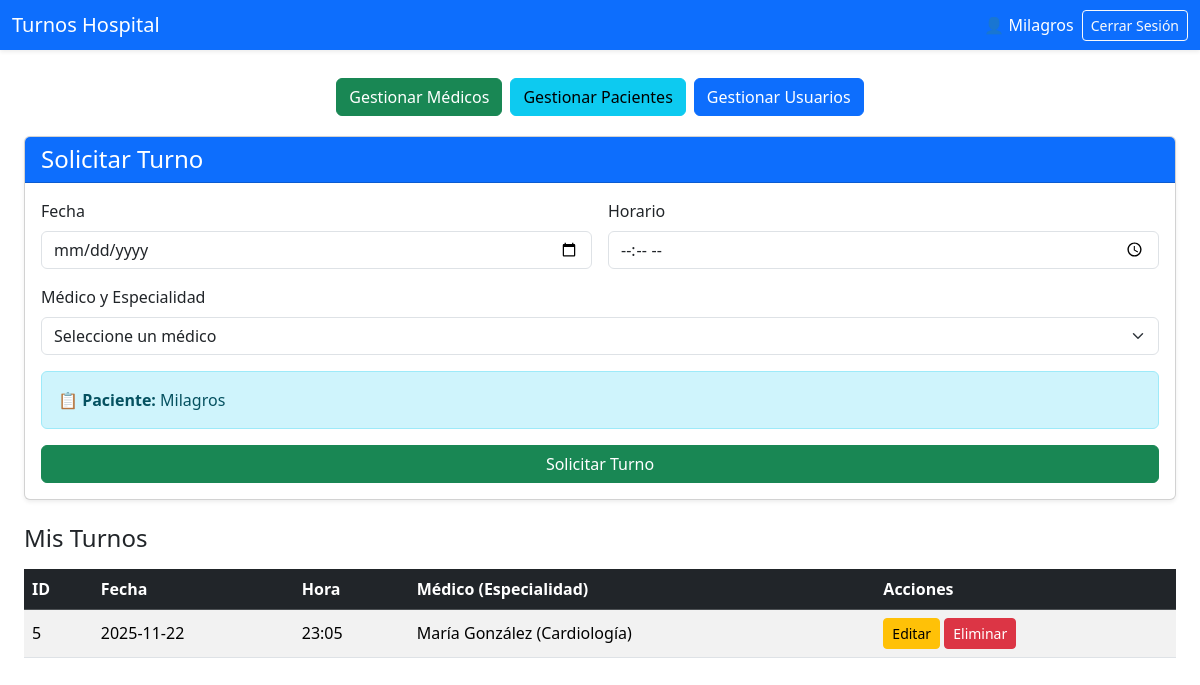
Page / (signed in) on the earlier database version.
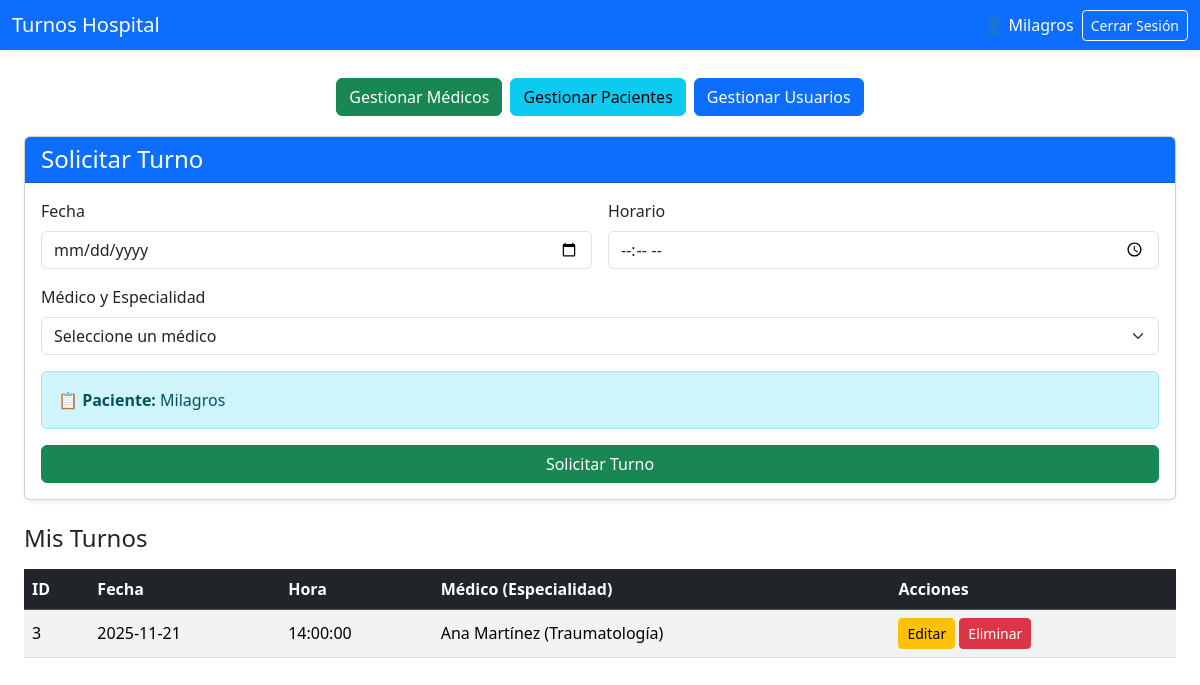
Same page on the later database version.
### tables this page shows
CREATE TABLE pacientes (
                    id_paciente INTEGER PRIMARY KEY AUTOINCREMENT,
                    nombre VARCHAR(50) NOT NULL,
                    apellido VARCHAR(50) NOT NULL,
                    dni VARCHAR(20) UNIQUE NOT NULL,
                    fecha_nacimiento DATE NOT NULL,
                    genero VARCHAR(20),
                    telefono VARCHAR(20),
                    domicilio VARCHAR(100)
                );

CREATE TABLE turnos (
                    id_turno INTEGER PRIMARY KEY AUTOINCREMENT,
                    fecha DATE NOT NULL,
                    horario TIME NOT NULL,
                    id_paciente INTEGER NOT NULL,
                    id_medico INTEGER NOT NULL,
                    FOREIGN KEY (id_paciente) REFERENCES pacientes(id_paciente),
                    FOREIGN KEY (id_medico) REFERENCES medicos(id_medico)
                );

CREATE TABLE medicos (
                    id_medico INTEGER PRIMARY KEY AUTOINCREMENT,
                    nombre VARCHAR(50) NOT NULL,
                    apellido VARCHAR(50) NOT NULL,
                    especialidad VARCHAR(50) NOT NULL,
                    telefono VARCHAR(20)
                );

### app.py (the view)
@app.route('/')
@login_required
def index():
    db = GestionTurnosHospital()
    if session.get('id_paciente'):
        turnos = db.consultar_turnos_paciente(session['id_paciente'])
        print(f"DEBUG - Usuario paciente: {session['nombre_usuario']}, ID: {session['id_paciente']}")
        print(f"DEBUG - Turnos del paciente: {len(turnos)}")
    else:
        turnos = db.consultar_todos_turnos()
        print(f"DEBUG - Usuario admin: {session['nombre_usuario']}")
        print(f"DEBUG - Total de turnos: {len(turnos)}")
    entidades = db.obtener_entidades_para_form()
    print(f"DEBUG - Entidades obtenidas:")
    print(f"  - Pacientes: {len(entidades['pacientes'])}")
    print(f"  - Médicos: {len(entidades['medicos'])}")
    if entidades['medicos']:
        print(f"DEBUG - Primer médico: {entidades['medicos'][0]}")
    db.cerrar()
    return render_template('index.html', turnos=turnos, **entidades)

### app.py (called while the page is built)
def login_required(f):
    @wraps(f)
    def decorated_function(*args, **kwargs):
        if 'dni_usuario' not in session:
            flash('Por favor, inicie sesión para acceder', 'warning')
            return redirect(url_for('login'))
        return f(*args, **kwargs)
    return decorated_function

### db_hospital.py (called while the page is built)
    def conectar(self):
        try:
            self.conexion = sqlite3.connect(self.nombre_db)
            self.conexion.row_factory = sqlite3.Row
            self.cursor = self.conexion.cursor()
            return True
        except sqlite3.Error as e:
            print(f"✗ Error al conectar: {e}")
            return False

    def consultar_turnos_paciente(self, id_paciente):
        try:
            self.cursor.execute('''
                SELECT
                    t.id_turno, t.fecha, t.horario,
                    p.nombre || ' ' || p.apellido AS paciente, p.id_paciente,
                    m.nombre || ' ' || m.apellido AS medico, m.id_medico, m.especialidad
                FROM turnos t
                JOIN pacientes p ON t.id_paciente = p.id_paciente
                JOIN medicos m ON t.id_medico = m.id_medico
                WHERE t.id_paciente = ?
                ORDER BY t.fecha, t.horario
            ''', (id_paciente,))
            return [dict(row) for row in self.cursor.fetchall()]
        except sqlite3.Error as e:
            print(f"✗ Error al consultar turnos del paciente: {e}")
            return []

    def obtener_entidades_para_form(self):
        try:
            self.cursor.execute('SELECT id_paciente, nombre, apellido, nombre || " " || apellido AS nombre_completo FROM pacientes ORDER BY apellido')
            pacientes = [dict(row) for row in self.cursor.fetchall()]
            self.cursor.execute('SELECT id_medico, nombre, apellido, especialidad, nombre || " " || apellido AS nombre_completo FROM medicos ORDER BY apellido')
            medicos = [dict(row) for row in self.cursor.fetchall()]
            print(f"DEBUG - Pacientes encontrados: {len(pacientes)}")
            print(f"DEBUG - Médicos encontrados: {len(medicos)}")
            return {
                'pacientes': pacientes,
                'medicos': medicos
            }
        except sqlite3.Error as e:
            print(f"✗ Error al obtener entidades: {e}")
            return {'pacientes': [], 'medicos': []}

    def cerrar(self):
        if self.conexion:
            self.conexion.close()

### templates/index.html (shortened to what this page needs)
<!DOCTYPE html>
<html lang="es">
<head>
    <link href="https://cdn.jsdelivr.net/npm/bootstrap@5.3.3/dist/css/bootstrap.min.css" rel="stylesheet">
</head>
<body>
    <nav class="navbar navbar-dark bg-primary shadow-sm mb-4">
        <div class="container-fluid">
            <span class="navbar-brand mb-0 h1">Turnos Hospital</span>
            <div class="d-flex align-items-center">
                <span class="text-white me-2 d-none d-md-inline">
                    👤 {{ session.nombre_usuario }}
                </span>
                <a href="{{ url_for('logout') }}" class="btn btn-outline-light btn-sm">
                    <span class="d-none d-md-inline">Cerrar Sesión</span>
                </a>
            </div>
        </div>
    </nav>
    <div class="container-fluid px-3 px-md-4">
        <div class="d-flex justify-content-center mb-3 btn-group-mobile flex-wrap">
            <a href="{{ url_for('medicos_index') }}" class="btn btn-success m-1">
                <span class="d-none d-md-inline">Gestionar</span> Médicos
            </a>
            <a href="{{ url_for('pacientes_index') }}" class="btn btn-info m-1">
                <span class="d-none d-md-inline">Gestionar</span> Pacientes
            </a>
            <a href="{{ url_for('usuarios_index') }}" class="btn btn-primary m-1">
                <span class="d-none d-md-inline">Gestionar</span> Usuarios
            </a>
        </div>
        <div class="card shadow-sm mb-4">
            <div class="card-header bg-primary text-white">
                <h4 class="mb-0"> Solicitar Turno</h4>
            </div>
            <div class="card-body">
                <form action="{{ url_for('agregar_turno') }}" method="POST" class="row g-3">
                    <div class="col-12 col-md-{% if session.id_paciente %}6{% else %}4{% endif %}">
                        <label for="fecha" class="form-label">Fecha</label>
                        <input type="date" class="form-control" id="fecha" name="fecha" required>
                    </div>
                    <div class="col-12 col-md-{% if session.id_paciente %}6{% else %}4{% endif %}">
                        <label for="horario" class="form-label">Horario</label>
                        <input type="time" class="form-control" id="horario" name="horario" required>
                    </div>
                    <div class="col-12">
                        <label for="id_medico" class="form-label">Médico y Especialidad</label>
                        <select class="form-select" id="id_medico" name="id_medico" required>
                            <option value="" disabled selected>Seleccione un médico</option>
                        </select>
                    </div>
                    {% if session.id_paciente %}
                    <div class="col-12">
                        <div class="alert alert-info mb-0">
                            <strong>📋 Paciente:</strong> {{ session.nombre_usuario }}
                        </div>
                    </div>
                    {% endif %}
                    <div class="col-12 mt-3">
                        <button type="submit" class="btn btn-success w-100">
                             Solicitar Turno
                        </button>
                    </div>
                </form>
            </div>
        </div>
        <h2 class="h4 mb-3"> {% if session.id_paciente %}Mis Turnos{% else %}Turnos Programados{% endif %}</h2>
        <div class="table-responsive d-none d-md-block">
            <table class="table table-striped table-hover align-middle">
                <thead class="table-dark">
                    <tr>
                        <th>ID</th>
                        <th>Fecha</th>
                        <th>Hora</th>
                        <th>Médico (Especialidad)</th>
                        <th>Acciones</th>
                    </tr>
                </thead>
                <tbody>
                    {% for turno in turnos %}
                    <tr>
                        <td>{{ turno.id_turno }}</td>
                        <td>{{ turno.fecha }}</td>
                        <td>{{ turno.horario }}</td>
                        <td>{{ turno.medico }} ({{ turno.especialidad }})</td>
                        <td>
                            <button type="button" class="btn btn-sm btn-warning" data-bs-toggle="modal"
                                data-bs-target="#editModal{{ turno.id_turno }}">
                                Editar
                            </button>
                            <form action="{{ url_for('eliminar_turno', id_turno=turno.id_turno) }}" method="POST" class="d-inline">
                                <button type="submit" class="btn btn-sm btn-danger" onclick="return confirm('¿Está seguro de eliminar este turno?')">
                                    Eliminar
                                </button>
                            </form>
                        </td>
                    </tr>
                    {% endfor %}
                </tbody>
            </table>
        </div>
    </div>
</body>
</html>

Differences in the rows shown:
removed turnos: id_turno "5", fecha "2025-11-22", horario "23:05", medico "María González", especialidad "Cardiología"
added turnos: id_turno "3", fecha "2025-11-21", horario "14:00:00", medico "Ana Martínez", especialidad "Traumatología"
